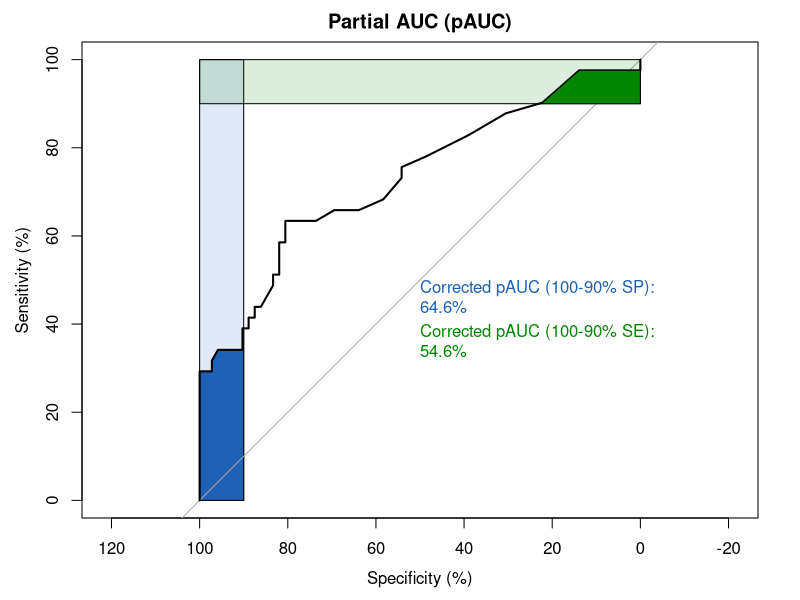

The R source for this figure: (Note: this script raises an error after producing the figure.)
## ---- chunk 1
knitr::opts_chunk$set(
  collapse = TRUE,
  comment = "#>",
  message = FALSE,
  warning = FALSE,
  fig.width = 5,
  fig.height = 5,
  fig.align = "center",
  dpi = 120
)
## ---- chunk 2
library(pROC)
library(ggplot2)
data(aSAH)

rocobj <- roc(aSAH$outcome, aSAH$s100b, percent = TRUE)
roc_ndka <- roc(aSAH$outcome, aSAH$ndka, percent = TRUE)

set.seed(42)
rocobj_ci <- roc(aSAH$outcome, aSAH$s100b, percent = TRUE, ci = TRUE, boot.n = 100)
ci_se <- ci.se(rocobj_ci, specificities = seq(0, 100, 5), boot.n = 100)
ci_sp <- ci.sp(rocobj_ci, sensitivities = seq(0, 100, 5), boot.n = 100)
ci_th <- ci.thresholds(rocobj_ci, thresholds = "best", boot.n = 100)
## ---- chunk 3
theme_ggroc_screenshot <- function(roc, legend.position = "none") {
  list(
    geom_roc_identity(roc),
    theme_bw(),
    theme(
      legend.position = legend.position,
      legend.justification = if (identical(legend.position, c(1, 0))) c(1, 0) else "center",
      legend.background = element_rect(fill = "white", colour = NA),
      panel.grid.minor = element_blank()
    )
  )
}
## ---- chunk 4
plot.roc(aSAH$outcome, aSAH$s100b,
  percent = TRUE,
  partial.auc = c(100, 90), partial.auc.correct = TRUE,
  print.auc = TRUE,
  print.auc.pattern = "Corrected pAUC (100-90%% SP):\n%.1f%%",
  print.auc.col = "#1c61b6",
  auc.polygon = TRUE, auc.polygon.col = "#1c61b6",
  max.auc.polygon = TRUE, max.auc.polygon.col = "#1c61b622",
  main = "Partial AUC (pAUC)"
)
plot.roc(aSAH$outcome, aSAH$s100b,
  percent = TRUE, add = TRUE, type = "n",
  partial.auc = c(100, 90), partial.auc.correct = TRUE,
  partial.auc.focus = "se",
  print.auc = TRUE,
  print.auc.pattern = "Corrected pAUC (100-90%% SE):\n%.1f%%",
  print.auc.col = "#008600",
  print.auc.y = 40,
  auc.polygon = TRUE, auc.polygon.col = "#008600",
  max.auc.polygon = TRUE, max.auc.polygon.col = "#00860022"
)
## ---- chunk 5
auc_sp <- auc(rocobj, partial.auc = c(100, 90), partial.auc.correct = TRUE)
auc_se <- auc(rocobj,
  partial.auc = c(100, 90), partial.auc.correct = TRUE,
  partial.auc.focus = "se"
)

ggroc(rocobj) +
  geom_polygon_max_auc(auc_se, fill = "#008600", alpha = 0x22 / 255) +
  geom_polygon_max_auc(auc_sp, fill = "#1c61b6", alpha = 0x22 / 255) +
  geom_polygon_auc(auc_se, fill = "#008600", colour = NA) +
  geom_polygon_auc(auc_sp, fill = "#1c61b6", colour = NA) +
  geom_text_auc(auc_sp,
    pattern = "Corrected pAUC (100-90%% SP):\n%.1f%%",
    colour = "#1c61b6"
  ) +
  geom_text_auc(auc_se,
    y = 40,
    pattern = "Corrected pAUC (100-90%% SE):\n%.1f%%",
    colour = "#008600"
  ) +
  ggtitle("Partial AUC (pAUC)") +
  theme_ggroc_screenshot(rocobj)
## ---- chunk 6
plot(rocobj_ci,
  main = "Confidence intervals", percent = TRUE,
  print.auc = TRUE
)
plot(ci_se, type = "shape", col = "#1c61b6AA")
plot(ci_th)
## ---- chunk 7
ggroc(rocobj_ci) +
  geom_polygon_ci(ci_se, fill = "#1c61b6", alpha = 0xAA / 255) +
  geom_errorbar_ci(ci_th) +
  geom_text_auc(rocobj_ci) +
  ggtitle("Confidence intervals") +
  theme_ggroc_screenshot(rocobj)
## ---- chunk 8
plot.roc(aSAH$outcome, aSAH$s100b, percent = TRUE, main = "Smoothing")
lines(smooth(rocobj), col = "#1c61b6")
lines(smooth(rocobj, method = "density"), col = "#008600")
lines(smooth(rocobj, method = "fitdistr", density = "lognormal"), col = "#840000")
legend("bottomright",
  legend = c("Empirical", "Binormal", "Density", "Fitdistr\n(Log-normal)"),
  col = c("black", "#1c61b6", "#008600", "#840000"), lwd = 2
)
## ---- chunk 9
smoothed <- list(
  Empirical = rocobj,
  Binormal = smooth(rocobj),
  Density = smooth(rocobj, method = "density"),
  `Fitdistr (Log-normal)` = smooth(rocobj, method = "fitdistr", density = "lognormal")
)

ggroc(smoothed) +
  geom_roc_identity(rocobj) +
  scale_colour_manual(values = c(
    Empirical = "black",
    Binormal = "#1c61b6",
    Density = "#008600",
    `Fitdistr (Log-normal)` = "#840000"
  )) +
  ggtitle("Smoothing") +
  theme_bw() +
  theme(
    legend.position = c(1, 0),
    legend.justification = c(1, 0),
    legend.background = element_rect(fill = "white", colour = NA),
    legend.title = element_blank(),
    panel.grid.minor = element_blank()
  )
## ---- chunk 10
plot(rocobj,
  main = "Confidence intervals of specificity/sensitivity",
  percent = TRUE
)
plot(ci_se, type = "shape", col = "#1c61b6AA")
plot(ci_sp, type = "bars")
## ---- chunk 11
ggroc(rocobj) +
  geom_polygon_ci(ci_se, fill = "#1c61b6", alpha = 0xAA / 255) +
  geom_errorbar_ci(ci_sp) +
  ggtitle("Confidence intervals of specificity/sensitivity") +
  theme_ggroc_screenshot(rocobj)
## ---- chunk 12
plot(rocobj,
  main = "Confidence interval of a threshold", percent = TRUE,
  print.thres = "best"
)
plot(ci_th)
## ---- chunk 13
ggroc(rocobj) +
  geom_errorbar_ci(ci_th) +
  geom_roc_threshold(rocobj, thresholds = "best") +
  ggtitle("Confidence interval of a threshold") +
  theme_ggroc_screenshot(rocobj)
## ---- chunk 14
rocobj1 <- plot.roc(aSAH$outcome, aSAH$s100b,
  main = "Statistical comparison", percent = TRUE, col = "#1c61b6"
)
rocobj2 <- lines.roc(aSAH$outcome, aSAH$ndka, percent = TRUE, col = "#008600")
testobj <- roc.test(rocobj1, rocobj2)
text(50, 50, labels = paste("p-value =", format.pval(testobj$p.value)), adj = c(0, .5))
legend("bottomright", legend = c("S100B", "NDKA"),
       col = c("#1c61b6", "#008600"), lwd = 2)
## ---- chunk 15
testobj <- roc.test(rocobj, roc_ndka)

ggroc(list(S100B = rocobj, NDKA = roc_ndka)) +
  geom_roc_identity(rocobj) +
  annotate("text", x = 50, y = 50,
           label = paste("p-value =", format.pval(testobj$p.value)),
           hjust = 0, vjust = 0.5) +
  scale_colour_manual(values = c(S100B = "#1c61b6", NDKA = "#008600")) +
  ggtitle("Statistical comparison") +
  theme_bw() +
  theme(
    legend.position = c(1, 0),
    legend.justification = c(1, 0),
    legend.background = element_rect(fill = "white", colour = NA),
    legend.title = element_blank(),
    panel.grid.minor = element_blank()
  )
